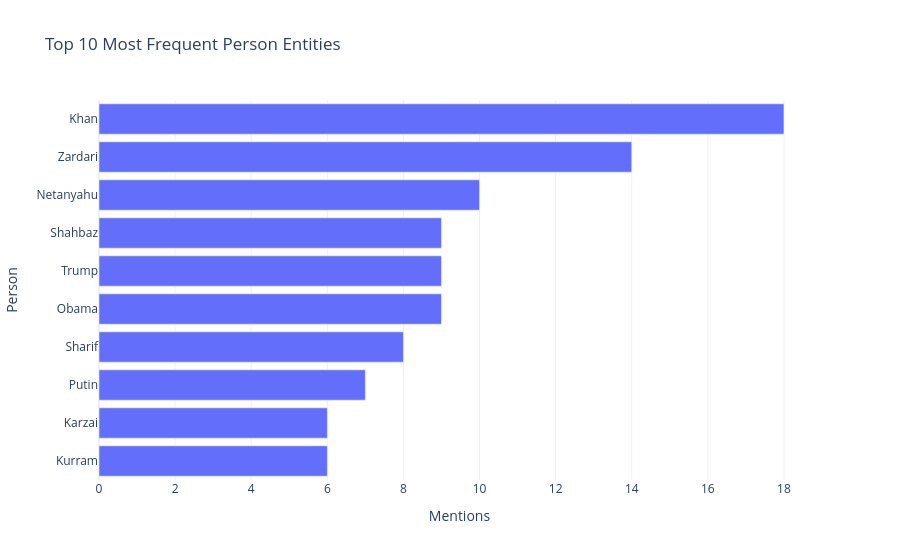

Notebook code for this chart:
### Code cell
import numpy as np

false_positive_names = {'Brexit', 'T20', 'Haj', 'UN', 'EU', 'US'}
person_entities = []
for entities in df['extracted_entities']:
    if isinstance(entities, (list, tuple, np.ndarray)):
        for ent in entities:
            if isinstance(ent, str):
                raw = ent.strip()
                if raw.endswith(')') and '(' in raw:
                    name, label = raw.rsplit('(', 1)
                    label = label.replace(')', '').strip().upper()
                    if label in {'PERSON', 'PER'}:
                        cleaned_name = name.strip()
                        if cleaned_name and cleaned_name not in false_positive_names and not any(ch.isdigit() for ch in cleaned_name):
                            tokens = cleaned_name.split()
                            if len(tokens) > 1 or cleaned_name.istitle():
                                person_entities.append(cleaned_name)

person_freq = (
    pd.Series(person_entities, name='person')
    .value_counts()
    .head(10)
    .rename_axis('person')
    .reset_index(name='count')
)

if person_freq.empty:
    print('No PERSON entities are present in the current processed dataset.')
else:
    display(person_freq)
    fig = px.bar(
        person_freq.sort_values('count', ascending=True),
        x='count',
        y='person',
        orientation='h',
        title='Top 10 Most Frequent Person Entities',
        labels={'count': 'Mentions', 'person': 'Person'}
    )
    fig.update_layout(template='plotly_white')
    fig.show()

### Figure 1 — Plotly figure (JSON) as saved in the notebook; plotly's stock layout.template omitted (floating-point values rounded to 4 significant figures)
{"data": [{"hovertemplate": "Mentions=%{x}<br>Person=%{y}<extra></extra>", "legendgroup": "", "marker": {"color": "#636efa", "pattern": {"shape": ""}}, "name": "", "orientation": "h", "showlegend": false, "textposition": "auto", "type": "bar", "x": [6, 6, 7, 8, 9, 9, 9, 10, 14, 18], "xaxis": "x", "y": ["Kurram", "Karzai", "Putin", "Sharif", "Obama", "Trump", "Shahbaz", "Netanyahu", "Zardari", "Khan"], "yaxis": "y"}], "layout": {"barmode": "relative", "legend": {"tracegroupgap": 0}, "title": {"text": "Top 10 Most Frequent Person Entities"}, "xaxis": {"anchor": "y", "domain": [0, 1], "title": {"text": "Mentions"}}, "yaxis": {"anchor": "x", "domain": [0, 1], "title": {"text": "Person"}}}}
